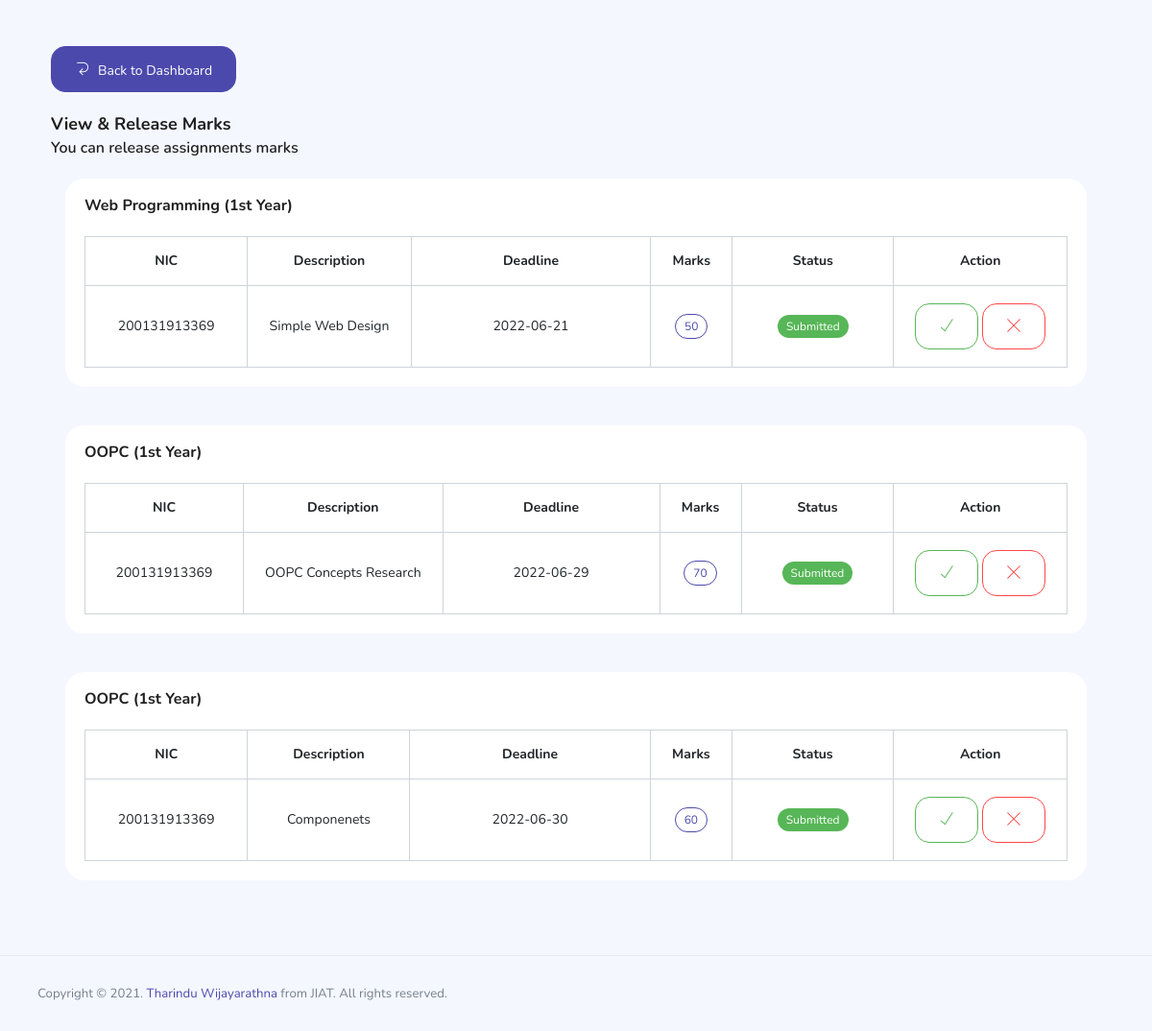
The page /view_and_release_marks.php (signed in) on the database its author committed.
### tables this page shows
CREATE TABLE IF NOT EXISTS `subject` (
  `id` int NOT NULL AUTO_INCREMENT,
  `subject` varchar(45) DEFAULT NULL,
  PRIMARY KEY (`id`)
);

CREATE TABLE IF NOT EXISTS `grade` (
  `id` int NOT NULL AUTO_INCREMENT,
  `grade` varchar(45) DEFAULT NULL,
  PRIMARY KEY (`id`)
);

CREATE TABLE IF NOT EXISTS `students` (
  `id` int NOT NULL AUTO_INCREMENT,
  `nic` varchar(12) DEFAULT NULL,
  `first_name` varchar(45) DEFAULT NULL,
  `last_name` varchar(45) DEFAULT NULL,
  `email` varchar(45) DEFAULT NULL,
  `gender_id` int NOT NULL,
  `password` varchar(45) DEFAULT NULL,
  `verification_code` varchar(45) DEFAULT NULL,
  `registered_on` date DEFAULT NULL,
  `status_id` int NOT NULL,
  `verification_id` int NOT NULL,
  `grade_id` int NOT NULL,
  `trial_or_paid_id` int NOT NULL,
  PRIMARY KEY (`id`),
  KEY `fk_academic_officers_status1_idx` (`status_id`),
  KEY `fk_academic_officers_verification1_idx` (`verification_id`),
  KEY `fk_academic_officers_gender1_idx` (`gender_id`),
  KEY `fk_students_grade1_idx` (`grade_id`),
  KEY `fk_students_trial_or_paid1_idx` (`trial_or_paid_id`),
  CONSTRAINT `fk_academic_officers_gender10` FOREIGN KEY (`gender_id`) REFERENCES `gender` (`id`),
  CONSTRAINT `fk_academic_officers_status10` FOREIGN KEY (`status_id`) REFERENCES `status` (`id`),
  CONSTRAINT `fk_academic_officers_verification10` FOREIGN KEY (`verification_id`) REFERENCES `verification` (`id`),
  CONSTRAINT `fk_students_grade1` FOREIGN KEY (`grade_id`) REFERENCES `grade` (`id`),
  CONSTRAINT `fk_students_trial_or_paid1` FOREIGN KEY (`trial_or_paid_id`) REFERENCES `trial_or_paid` (`id`)
);

CREATE TABLE IF NOT EXISTS `added_assignment` (
  `id` int NOT NULL AUTO_INCREMENT,
  `subject_id` int NOT NULL,
  `grade_id` int NOT NULL,
  `teachers_id` int NOT NULL,
  `description` varchar(60) DEFAULT NULL,
  `path` varchar(80) DEFAULT NULL,
  `start_date` date DEFAULT NULL,
  `last_date` date DEFAULT NULL,
  PRIMARY KEY (`id`),
  KEY `fk_added_assignment_subject1_idx` (`subject_id`),
  KEY `fk_added_assignment_grade1_idx` (`grade_id`),
  KEY `fk_added_assignment_teachers1_idx` (`teachers_id`),
  CONSTRAINT `fk_added_assignment_grade1` FOREIGN KEY (`grade_id`) REFERENCES `grade` (`id`),
  CONSTRAINT `fk_added_assignment_subject1` FOREIGN KEY (`subject_id`) REFERENCES `subject` (`id`),
  CONSTRAINT `fk_added_assignment_teachers1` FOREIGN KEY (`teachers_id`) REFERENCES `teachers` (`id`)
);

CREATE TABLE IF NOT EXISTS `student_results` (
  `id` int NOT NULL AUTO_INCREMENT,
  `upload_assignment_id` int NOT NULL,
  `students_id` int NOT NULL,
  `subject_id` int NOT NULL,
  `grade_id` int NOT NULL,
  `result` int NOT NULL,
  `officer_viewed_status_id` int NOT NULL,
  PRIMARY KEY (`id`),
  KEY `fk_student_results_students1_idx` (`students_id`),
  KEY `fk_student_results_subject1_idx` (`subject_id`),
  KEY `fk_student_results_grade1_idx` (`grade_id`),
  KEY `fk_student_results_upload_assignment1_idx` (`upload_assignment_id`),
  KEY `fk_student_results_officer_viewed_status1_idx` (`officer_viewed_status_id`),
  CONSTRAINT `fk_student_results_grade1` FOREIGN KEY (`grade_id`) REFERENCES `grade` (`id`),
  CONSTRAINT `fk_student_results_officer_viewed_status1` FOREIGN KEY (`officer_viewed_status_id`) REFERENCES `officer_viewed_status` (`id`),
  CONSTRAINT `fk_student_results_students1` FOREIGN KEY (`students_id`) REFERENCES `students` (`id`),
  CONSTRAINT `fk_student_results_subject1` FOREIGN KEY (`subject_id`) REFERENCES `subject` (`id`),
  CONSTRAINT `fk_student_results_upload_assignment1` FOREIGN KEY (`upload_assignment_id`) REFERENCES `upload_assignment` (`id`)
);

### connection.php (called while the page is built, shortened)
<?php
class Database{
    public static $connection;
    public static function setUpConnection()
    {
        if (!isset(Database::$connection)) {
            Database::$connection = new mysqli("localhost", "root", "Wikum@123", "lms_jiat", "3306");
        }
    }
    public static function search($q)
    {
        $resultset = Database::$connection->query($q);
        return $resultset;
    }
}
?>

### view_and_release_marks.php (the view, shortened to what this page needs)
<?php
require "connection.php";
if (isset($_SESSION["o"])) {
?>
    <!DOCTYPE html>
    <html lang="en">
    <head>
        <link rel="stylesheet" href="vendors/feather/feather.css" />
        <link rel="stylesheet" href="vendors/ti-icons/css/themify-icons.css" />
        <link rel="stylesheet" href="vendors/css/vendor.bundle.base.css" />
        <link rel="stylesheet" href="css/vertical-layout-light/style.css" />
    </head>
    <body>
        <div class=" container-scroller">
            <div class="container-fluid page-body-wrapper full-page-wrapper">
                <div class="main-panel w-100  documentation">
                    <div class="content-wrapper">
                        <div class="container-fluid">
                            <div class="row">
                                <div class="col-12 pt-5">
                                    <a class="btn btn-primary" href="academic_officer_dashboard.php"><i class="ti-back-left mr-2"></i>Back to Dashboard</a>
                                </div>
                            </div>
                            <div class="mb-4 mt-4">
                                <h4 class="font-weight-bold">View & Release Marks</h4>
                                <h5>You can release assignments marks</h5>
                            </div>
                            <?php
                            $unique = Database::search("SELECT DISTINCT `subject_id`,`grade_id`,`added_assignment_id` FROM `upload_assignment`");
                            $unum = $unique->num_rows;
                            for ($x = 0; $x < $unum; $x++) {
                                $udata = $unique->fetch_assoc();
                                $findsub = Database::search("SELECT * FROM `subject` WHERE `id` = '" . $udata["subject_id"] . "'");
                                $fsdata = $findsub->fetch_assoc();
                                $findgr = Database::search("SELECT * FROM `grade` WHERE `id` = '" . $udata["grade_id"] . "'");
                                $grdata = $findgr->fetch_assoc();
                            ?>
                                <div class="col-lg-12 grid-margin stretch-card">
                                    <div class="card">
                                        <div class="card-body">
                                            <h5 class="font-weight-bold"><?php echo $fsdata["subject"] ?> (<?php echo $grdata["grade"] ?>)</h5>
                                            <div class="table-responsive pt-3">
                                                <table class="table table-bordered text-center">
                                                    <thead>
                                                        <tr>
                                                            <th class="col-2">
                                                                NIC
                                                            </th>
                                                            <th class="col-2">
                                                                Description
                                                            </th>
                                                            <th class="col-3">
                                                                Deadline
                                                            </th>
                                                            <th class="col-1">
                                                                Marks
                                                            </th>
                                                            <th class="col-2">
                                                                Status
                                                            </th>
                                                            <th class="col-2">
                                                                Action
                                                            </th>
                                                        </tr>
                                                    </thead>
                                                    <tbody>
                                                        <?php
                                                        $query = Database::search("SELECT * FROM `added_assignment` WHERE `id` = '" . $udata["added_assignment_id"] . "'");
                                                        $qnum = $query->num_rows;
                                                        for ($i = 0; $i < $qnum; $i++) {
                                                            $data = $query->fetch_assoc();
                                                            $added = Database::search("SELECT * FROM `upload_assignment` WHERE `added_assignment_id` = '" . $data["id"] . "'");
                                                            $adata = $added->fetch_assoc();
                                                            $marks = Database::search("SELECT * FROM `student_results` WHERE `upload_assignment_id` = '" . $adata["id"] . "' AND `students_id` = '" . $adata["students_id"] . "' AND `grade_id` = '" . $data["grade_id"] . "' AND `subject_id` = '" . $data["subject_id"] . "'");
                                                            $markr = $marks->num_rows;
                                                            $officer = Database::search("SELECT * FROM `student_results` WHERE `upload_assignment_id` = '" . $adata["id"] . "' AND `students_id` = '" . $adata["students_id"] . "' AND `grade_id` = '" . $data["grade_id"] . "' AND `subject_id` = '" . $data["subject_id"] . "' AND `officer_viewed_status_id` = '1'");
                                                            $offir = $officer->num_rows;
                                                            $student = Database::search("SELECT * FROM `students` WHERE `id` = '" . $adata["students_id"] . "'");
                                                            $studdata = $student->fetch_assoc();
                                                        ?>
                                                            <tr>
                                                                <td>
                                                                    <?php echo $studdata["nic"] ?>
                                                                </td>
                                                                <td>
                                                                    <?php echo $data["description"] ?>
                                                                </td>
                                                                <td>
                                                                    <?php echo $data["last_date"] ?>
                                                                </td>
                                                                <td>
                                                                    <?php
                                                                    if ($markr == 1) {
                                                                        $mdata = $marks->fetch_assoc();
                                                                    ?>
                                                                        <label class="badge badge-outline-primary"><?php echo $mdata["result"] ?></label>
                                                                    <?php
                                                                    } else {
                                                                    ?>
                                                                        <label class="badge badge-outline-info">Pending</label>
                                                                    <?php
                                                                    }
                                                                    ?>
                                                                </td>
                                                                <td>
                                                                    <?php
                                                                    if ($offir == 1) {
                                                                    ?>
                                                                        <label class="badge badge-success">Submitted</label>
                                                                    <?php
                                                                    } else {
                                                                    ?>
                                                                        <label class="badge badge-danger">Not Submitted</label>
                                                                    <?php
                                                                    }
                                                                    ?>
                                                                </td>
                                                                <td>
                                                                    <?php
                                                                    $send = Database::search("SELECT * FROM `student_results` WHERE `upload_assignment_id` = '" . $adata["id"] . "' AND `students_id` = '" . $adata["students_id"] . "' AND `grade_id` = '" . $data["grade_id"] . "' AND `subject_id` = '" . $data["subject_id"] . "'");
                                                                    $senddata = $send->fetch_assoc();
                                                                    ?>
                                                                    <button class="btn btn-outline-success" onclick="release_marks(<?php echo $senddata['id'] ?>);"><i class="ti-check"></i></button>
                                                                    <button class="btn btn-outline-danger" onclick="unrelease_marks(<?php echo $senddata['id'] ?>);"><i class="ti-close"></i></button>
                                                                </td>
                                                            </tr>
                                                        <?php
                                                        }
                                                        ?>
                                                    </tbody>
                                                </table>
                                            </div>
                                        </div>
                                    </div>
                                </div>
                            <?php
                            }
                            ?>
                        </div>
                    </div>
                    <footer class="footer">
                        <div class="d-sm-flex justify-content-center justify-content-sm-between">
                            <span class="text-muted text-center text-sm-left d-block d-sm-inline-block">Copyright © 2021.
                                <a href="#" target="_blank">Tharindu Wijayarathna</a>
                                from JIAT. All rights reserved.</span>
                        </div>
                    </footer>
                </div>
            </div>
    </body>
    </html>
<?php
} else {
?>
    <script>
        window.location = "academic_officer_login.php";
    </script>
<?php
}
?>

### rows shown on the page
subject: subject "Web Programming", grade.grade "1st Year", students.nic "200131913369", added_assignment.description "Simple Web Design", added_assignment.last_date "2022-06-21", student_results.result "50"
subject: subject "OOPC", grade.grade "1st Year", students.nic "200131913369", added_assignment.description "OOPC Concepts Research", added_assignment.last_date "2022-06-29", student_results.result "70", added_assignment.description "Componenets", added_assignment.last_date "2022-06-30", student_results.result "60"
